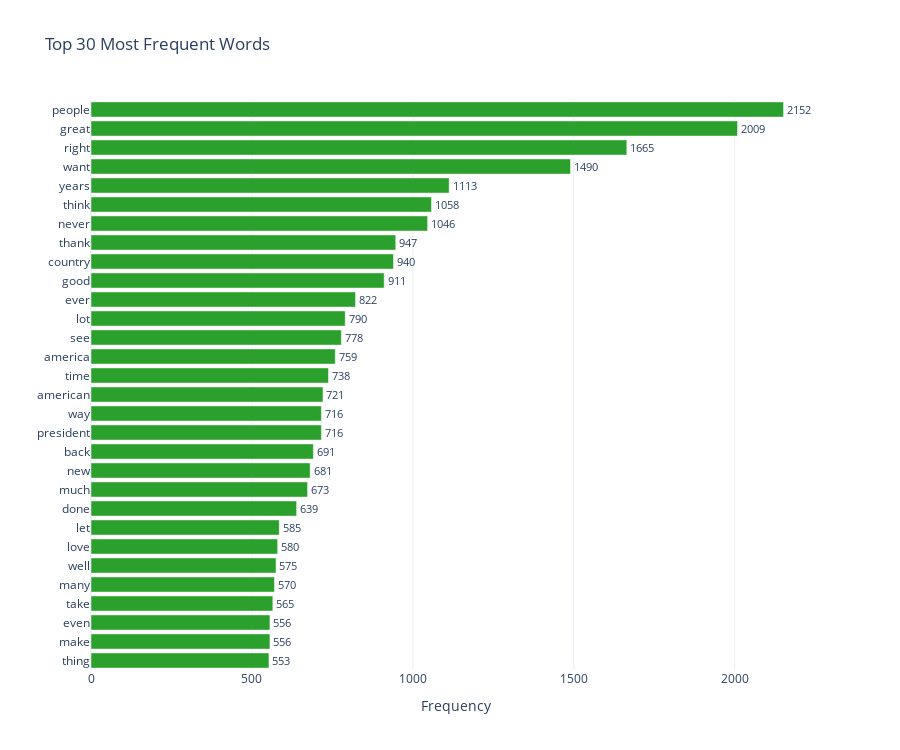

Notebook code for this chart:
### Markdown cell above
## Most Commonly Used Words

Analyzing single-word (unigram) frequency across all rally speeches.

### Code cell
# Combine all speech content
all_text = " ".join(content for content in df['content'])

# Generate word cloud
fig = generate_wordcloud(
    all_text, 
    custom_stopwords, 
    title="Most Common Words Across All Rally Speeches (2019-2020)",
    max_words=200
)
plt.show()

# Get top words for bar chart
top_words = get_ngrams(all_text, n=1, stopwords=custom_stopwords, top_k=30)
plot_top_ngrams(top_words, "Top 30 Most Frequent Words", n_display=30, color='#2ca02c')

### Figure 1 — Plotly figure (JSON) as saved in the notebook; plotly's stock layout.template omitted (floating-point values rounded to 4 significant figures)
{"data": [{"marker": {"color": "#2ca02c"}, "orientation": "h", "text": ["2152", "2009", "1665", "1490", "1113", "1058", "1046", "947", "940", "911", "822", "790", "778", "759", "738", "721", "716", "716", "691", "681", "673", "639", "585", "580", "575", "570", "565", "556", "556", "553"], "textposition": "outside", "type": "bar", "x": [2152, 2009, 1665, 1490, 1113, 1058, 1046, 947, 940, 911, 822, 790, 778, 759, 738, 721, 716, 716, 691, 681, 673, 639, 585, 580, 575, 570, 565, 556, 556, 553], "y": ["people", "great", "right", "want", "years", "think", "never", "thank", "country", "good", "ever", "lot", "see", "america", "time", "american", "president", "way", "back", "new", "much", "done", "let", "love", "well", "many", "take", "make", "even", "thing"]}], "layout": {"height": 750, "showlegend": false, "title": {"text": "Top 30 Most Frequent Words"}, "xaxis": {"title": {"text": "Frequency"}}, "yaxis": {"categoryorder": "total ascending", "title": {"text": ""}}}}
